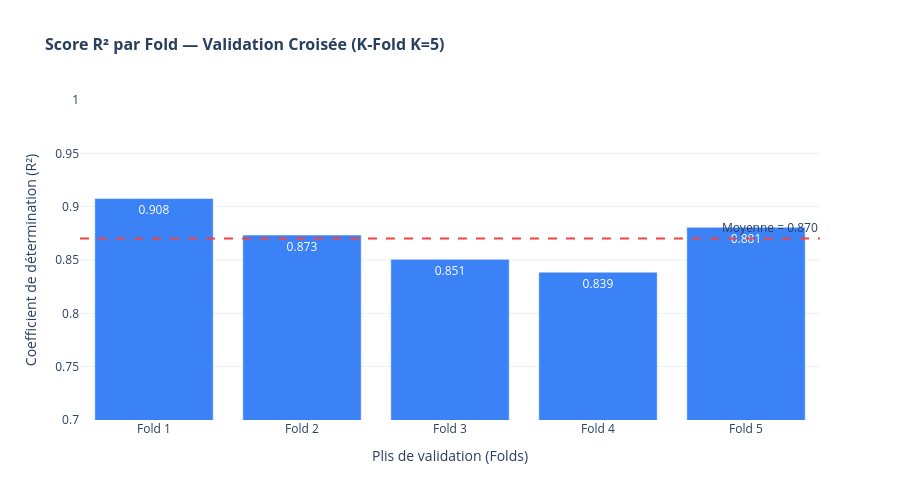

Write notebook code for a chart like this one.
### Code cell
import pandas as pd
import numpy as np
import plotly.graph_objects as go
import os
from sklearn.model_selection import KFold, cross_val_score
from sklearn.ensemble import RandomForestRegressor

# 1. L'ANTIDOTE : Chargement et calcul rapide de la Validation Croisée (cv_r2)
df = pd.read_csv('../data/processed/cleaned_data_sample.csv')
X = df.drop(columns=['mpg', 'mpg_category'], errors='ignore')
y = df['mpg']

rf_model = RandomForestRegressor(n_estimators=100, random_state=42)
kf = KFold(n_splits=5, shuffle=True, random_state=42)
cv_r2 = cross_val_score(rf_model, X, y, cv=kf, scoring='r2')
r2_mean = cv_r2.mean()

# 2. Préparation des labels
fold_labels = [f'Fold {i+1}' for i in range(5)]

# 3. Création du graphique interactif (Barres)
fig = go.Figure()

fig.add_trace(go.Bar(
    x=fold_labels,
    y=cv_r2,
    marker_color='#3b82f6',                       # Le beau bleu moderne
    text=[f"{val:.3f}" for val in cv_r2],         # Les valeurs affichées sur les barres
    textposition='auto',                          # Place les chiffres intelligemment
    name='Score du Fold',
    hovertemplate="<b>%{x}</b><br>Score R² : %{y:.3f}<extra></extra>"
))

# 4. Ajout de la Ligne Rouge de Moyenne
fig.add_hline(
    y=r2_mean, 
    line_dash="dash", 
    line_color="#ef4444", 
    annotation_text=f"Moyenne = {r2_mean:.3f}", 
    annotation_position="top right"
)

# 5. Mise en page globale
fig.update_layout(
    title_text="<b>Score R² par Fold — Validation Croisée (K-Fold K=5)</b>",
    title_font_size=16,
    xaxis_title="Plis de validation (Folds)",
    yaxis_title="Coefficient de détermination (R²)",
    yaxis_range=[0.7, 1.0],                       # Maintient votre échelle d'origine
    template="plotly_white",                       # Le thème sombre du dashboard
    height=500
)

# 6. Sauvegarde en format Web Interactif (.html)
output_dir = '../data/processed'
os.makedirs(output_dir, exist_ok=True)
html_path = os.path.join(output_dir, 'cross_validation.html')
fig.write_html(html_path)

print(f"✅ Graphique interactif sauvegardé : {html_path}")

# Affichage interactif
fig.show()

### Figure 1 — Plotly figure (JSON) as saved in the notebook; plotly's stock layout.template omitted (floating-point values rounded to 4 significant figures)
{"data": [{"hovertemplate": "<b>%{x}</b><br>Score R² : %{y:.3f}<extra></extra>", "marker": {"color": "#3b82f6"}, "name": "Score du Fold", "text": ["0.908", "0.873", "0.851", "0.839", "0.881"], "textposition": "auto", "type": "bar", "x": ["Fold 1", "Fold 2", "Fold 3", "Fold 4", "Fold 5"], "y": [0.9077, 0.8734, 0.8507, 0.8386, 0.8807]}], "layout": {"annotations": [{"showarrow": false, "text": "Moyenne = 0.870", "x": 1, "xanchor": "right", "xref": "x domain", "y": 0.8702, "yanchor": "bottom", "yref": "y"}], "height": 500, "shapes": [{"line": {"color": "#ef4444", "dash": "dash"}, "type": "line", "x0": 0, "x1": 1, "xref": "x domain", "y0": 0.8702, "y1": 0.8702, "yref": "y"}], "title": {"font": {"size": 16}, "text": "<b>Score R² par Fold — Validation Croisée (K-Fold K=5)</b>"}, "xaxis": {"title": {"text": "Plis de validation (Folds)"}}, "yaxis": {"range": [0.7, 1], "title": {"text": "Coefficient de détermination (R²)"}}}}
